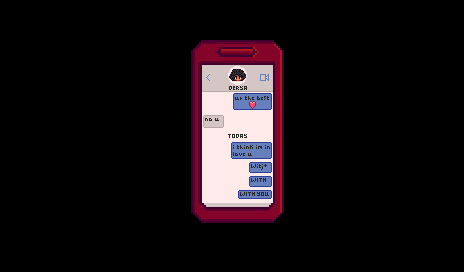

Tiled map render using the project's own tile images. Description and the whole map definition, tile-layer contents included, below:
An orthogonal 29x17 tile map with 16x16 px tiles, 4 tile layers (Back, Buildings, Paths, Front).

<map version="1.4" tiledversion="1.4.3" orientation="orthogonal" renderorder="right-down" width="29" height="17" tilewidth="16" tileheight="16" infinite="0" nextlayerid="9" nextobjectid="1">
 <tileset firstgid="1" name="zPhone_CG5" tilewidth="16" tileheight="16" tilecount="420" columns="28">
  <image source="zPhone_CG5.png" width="448" height="240" />
 </tileset>
 <layer id="1" name="Back" width="29" height="17">
  <data encoding="csv">
116,116,116,116,116,116,116,116,116,116,116,116,116,116,116,116,116,116,116,116,116,116,116,116,116,116,116,116,116,
116,1,2,3,4,5,6,7,8,9,10,11,12,13,14,15,16,17,18,19,20,21,22,23,24,25,26,27,28,
116,29,30,31,32,33,34,35,36,37,38,39,40,41,42,43,44,45,46,47,48,49,50,51,52,53,54,55,56,
116,57,58,59,60,61,62,63,64,65,66,67,68,69,70,71,72,73,74,75,76,77,78,79,80,81,82,83,84,
116,85,86,87,88,89,90,91,92,93,94,95,96,97,98,99,100,101,102,103,104,105,106,107,108,109,110,111,112,
116,113,114,115,116,117,118,119,120,121,122,123,124,125,126,127,128,129,130,131,132,133,134,135,136,137,138,139,140,
116,141,142,143,144,145,146,147,148,149,150,151,152,153,154,155,156,157,158,159,160,161,162,163,164,165,166,167,168,
116,169,170,171,172,173,174,175,176,177,178,179,180,181,182,183,184,185,186,187,188,189,190,191,192,193,194,195,196,
116,197,198,199,200,201,202,203,204,205,206,207,208,209,210,211,212,213,214,215,216,217,218,219,220,221,222,223,224,
116,116,226,227,228,229,230,231,232,233,234,235,236,237,238,239,240,241,242,243,244,245,246,247,248,249,250,251,252,
116,116,254,255,256,257,258,259,260,261,262,263,264,265,266,267,268,269,270,271,272,273,274,275,276,277,278,279,280,
116,116,282,283,284,285,286,287,288,289,290,291,292,293,294,295,296,297,298,299,300,301,302,303,304,305,306,307,308,
116,116,310,311,312,313,314,315,316,317,318,319,320,321,322,323,324,325,326,327,328,329,330,331,332,333,334,335,336,
116,116,338,339,340,341,342,343,344,345,346,347,348,349,350,351,352,353,354,355,356,357,358,359,360,361,362,363,364,
116,116,366,367,368,369,370,371,372,373,374,375,376,377,378,379,380,381,382,383,384,385,386,387,388,389,390,391,392,
116,116,394,395,396,397,398,399,400,401,402,403,404,405,406,407,408,409,410,411,412,413,414,415,416,417,418,419,420,
116,116,116,116,116,116,116,116,116,116,116,116,116,116,116,116,116,116,116,116,116,116,116,116,116,116,116,116,116
</data>
 </layer>
 <objectgroup id="2" name="Back" />
 <layer id="3" name="Buildings" width="29" height="17">
  <data encoding="csv">
0,0,0,0,0,0,0,0,0,0,0,0,0,0,0,0,0,0,0,0,0,0,0,0,0,0,0,0,0,
0,0,0,0,0,0,0,0,0,0,0,0,0,0,0,0,0,0,0,0,0,0,0,0,0,0,0,0,0,
0,0,0,0,0,0,0,0,0,0,0,0,0,0,0,0,0,0,0,0,0,0,0,0,0,0,0,0,0,
0,0,0,0,0,0,0,0,0,0,0,0,0,0,0,0,0,0,0,0,0,0,0,0,0,0,0,0,0,
0,0,0,0,0,0,0,0,0,0,0,0,0,0,0,0,0,0,0,0,0,0,0,0,0,0,0,0,0,
0,0,0,0,0,0,0,0,0,0,0,0,0,0,0,0,0,0,0,0,0,0,0,0,0,0,0,0,0,
0,0,0,0,0,0,0,0,0,0,0,0,0,0,0,0,0,0,0,0,0,0,0,0,0,0,0,0,0,
0,0,0,0,0,0,0,0,0,0,0,0,0,0,0,0,0,0,0,0,0,0,0,0,0,0,0,0,0,
0,0,0,0,0,0,0,0,0,0,0,0,0,0,0,0,0,0,0,0,0,0,0,0,0,0,0,0,0,
0,0,0,0,0,0,0,0,0,0,0,0,0,0,0,0,0,0,0,0,0,0,0,0,0,0,0,0,0,
0,0,0,0,0,0,0,0,0,0,0,0,0,0,0,0,0,0,0,0,0,0,0,0,0,0,0,0,0,
0,0,0,0,0,0,0,0,0,0,0,0,0,0,0,0,0,0,0,0,0,0,0,0,0,0,0,0,0,
0,0,0,0,0,0,0,0,0,0,0,0,0,0,0,0,0,0,0,0,0,0,0,0,0,0,0,0,0,
0,0,0,0,0,0,0,0,0,0,0,0,0,0,0,0,0,0,0,0,0,0,0,0,0,0,0,0,0,
0,0,0,0,0,0,0,0,0,0,0,0,0,0,0,0,0,0,0,0,0,0,0,0,0,0,0,0,0,
0,0,0,0,0,0,0,0,0,0,0,0,0,0,0,0,0,0,0,0,0,0,0,0,0,0,0,0,0,
0,0,0,0,0,0,0,0,0,0,0,0,0,0,0,0,0,0,0,0,0,0,0,0,0,0,0,0,0
</data>
 </layer>
 <objectgroup id="4" name="Buildings" />
 <layer id="5" name="Paths" width="29" height="17">
  <data encoding="csv">
0,0,0,0,0,0,0,0,0,0,0,0,0,0,0,0,0,0,0,0,0,0,0,0,0,0,0,0,0,
0,0,0,0,0,0,0,0,0,0,0,0,0,0,0,0,0,0,0,0,0,0,0,0,0,0,0,0,0,
0,0,0,0,0,0,0,0,0,0,0,0,0,0,0,0,0,0,0,0,0,0,0,0,0,0,0,0,0,
0,0,0,0,0,0,0,0,0,0,0,0,0,0,0,0,0,0,0,0,0,0,0,0,0,0,0,0,0,
0,0,0,0,0,0,0,0,0,0,0,0,0,0,0,0,0,0,0,0,0,0,0,0,0,0,0,0,0,
0,0,0,0,0,0,0,0,0,0,0,0,0,0,0,0,0,0,0,0,0,0,0,0,0,0,0,0,0,
0,0,0,0,0,0,0,0,0,0,0,0,0,0,0,0,0,0,0,0,0,0,0,0,0,0,0,0,0,
0,0,0,0,0,0,0,0,0,0,0,0,0,0,0,0,0,0,0,0,0,0,0,0,0,0,0,0,0,
0,0,0,0,0,0,0,0,0,0,0,0,0,0,0,0,0,0,0,0,0,0,0,0,0,0,0,0,0,
0,0,0,0,0,0,0,0,0,0,0,0,0,0,0,0,0,0,0,0,0,0,0,0,0,0,0,0,0,
0,0,0,0,0,0,0,0,0,0,0,0,0,0,0,0,0,0,0,0,0,0,0,0,0,0,0,0,0,
0,0,0,0,0,0,0,0,0,0,0,0,0,0,0,0,0,0,0,0,0,0,0,0,0,0,0,0,0,
0,0,0,0,0,0,0,0,0,0,0,0,0,0,0,0,0,0,0,0,0,0,0,0,0,0,0,0,0,
0,0,0,0,0,0,0,0,0,0,0,0,0,0,0,0,0,0,0,0,0,0,0,0,0,0,0,0,0,
0,0,0,0,0,0,0,0,0,0,0,0,0,0,0,0,0,0,0,0,0,0,0,0,0,0,0,0,0,
0,0,0,0,0,0,0,0,0,0,0,0,0,0,0,0,0,0,0,0,0,0,0,0,0,0,0,0,0,
0,0,0,0,0,0,0,0,0,0,0,0,0,0,0,0,0,0,0,0,0,0,0,0,0,0,0,0,0
</data>
 </layer>
 <objectgroup id="6" name="Paths" />
 <layer id="7" name="Front" width="29" height="17">
  <data encoding="csv">
0,0,0,0,0,0,0,0,0,0,0,0,0,0,0,0,0,0,0,0,0,0,0,0,0,0,0,0,0,
0,0,0,0,0,0,0,0,0,0,0,0,0,0,0,0,0,0,0,0,0,0,0,0,0,0,0,0,0,
0,0,0,0,0,0,0,0,0,0,0,0,0,0,0,0,0,0,0,0,0,0,0,0,0,0,0,0,0,
0,0,0,0,0,0,0,0,0,0,0,0,0,0,0,0,0,0,0,0,0,0,0,0,0,0,0,0,0,
0,0,0,0,0,0,0,0,0,0,0,0,0,0,0,0,0,0,0,0,0,0,0,0,0,0,0,0,0,
0,0,0,0,0,0,0,0,0,0,0,0,0,0,0,0,0,0,0,0,0,0,0,0,0,0,0,0,0,
0,0,0,0,0,0,0,0,0,0,0,0,0,0,0,0,0,0,0,0,0,0,0,0,0,0,0,0,0,
0,0,0,0,0,0,0,0,0,0,0,0,0,0,0,0,0,0,0,0,0,0,0,0,0,0,0,0,0,
0,0,0,0,0,0,0,0,0,0,0,0,0,0,0,0,0,0,0,0,0,0,0,0,0,0,0,0,0,
0,0,0,0,0,0,0,0,0,0,0,0,0,0,0,0,0,0,0,0,0,0,0,0,0,0,0,0,0,
0,0,0,0,0,0,0,0,0,0,0,0,0,0,0,0,0,0,0,0,0,0,0,0,0,0,0,0,0,
0,0,0,0,0,0,0,0,0,0,0,0,0,0,0,0,0,0,0,0,0,0,0,0,0,0,0,0,0,
0,0,0,0,0,0,0,0,0,0,0,0,0,0,0,0,0,0,0,0,0,0,0,0,0,0,0,0,0,
0,0,0,0,0,0,0,0,0,0,0,0,0,0,0,0,0,0,0,0,0,0,0,0,0,0,0,0,0,
0,0,0,0,0,0,0,0,0,0,0,0,0,0,0,0,0,0,0,0,0,0,0,0,0,0,0,0,0,
0,0,0,0,0,0,0,0,0,0,0,0,0,0,0,0,0,0,0,0,0,0,0,0,0,0,0,0,0,
0,0,0,0,0,0,0,0,0,0,0,0,0,0,0,0,0,0,0,0,0,0,0,0,0,0,0,0,0
</data>
 </layer>
 <objectgroup id="8" name="Front" />
</map>
